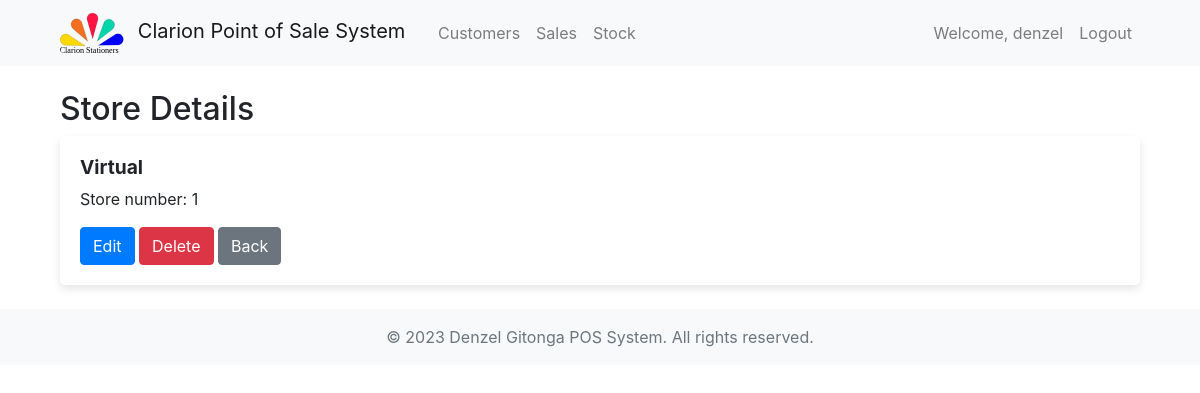
The app's page /inventory/store/detail/1/ (signed in) with its own data.
### accounts/models.py (models this page shows, shortened)
class User(AbstractBaseUser, PermissionsMixin):
    username = models.CharField(max_length=255, unique=True)
    email = models.EmailField(max_length=255, unique=True)
    store = models.ForeignKey(Store, on_delete=models.CASCADE, related_name='stores', null=True, blank=True)
    phone_number = models.CharField(max_length=20, blank=True, null=True)
    full_name = models.CharField(max_length=255, blank=True, null=True)
    is_staff = models.BooleanField(default=False)
    is_active = models.BooleanField(default=True)
    groups = models.ManyToManyField(
        'auth.Group',
        blank=True,
        related_name='myuser_set',
        related_query_name='user',
    )
    user_permissions = models.ManyToManyField(
        'auth.Permission',
        blank=True,
        related_name='myuser_set',
        related_query_name='user',
    )
    objects = UserManager()
    USERNAME_FIELD = 'username'
    REQUIRED_FIELDS = ['email']

### inventory/models.py (models this page shows, shortened)
class Store(models.Model):
    name = models.CharField(max_length=100)

### inventory/views.py (the view)
# urls.py: path('store/detail/<int:pk>/', views.store_detail, name='store_detail'),
@staff_member_required(login_url='accounts:login')
def store_detail(request, pk):
    store = get_object_or_404(Store, pk=pk)
    return render(request, 'admin/stores/store_detail.html', {'store': store})

### templates/admin/stores/store_detail.html (shortened to what this page needs)
{% extends 'common/base.html' %}
{% block content %}
  <div class="container">
    <h2>Store Details</h2>
    <div class="card">
      <div class="card-body">
        <h5 class="card-title">{{ store.name }}</h5>
        <p class="card-text">Store number: {{ store.id }}</p>
        <a href="{% url 'inventory:store_update' pk=store.pk %}" class="btn btn-primary">Edit</a>
        <a href="{% url 'inventory:store_delete' pk=store.pk %}" class="btn btn-danger">Delete</a>
        <a href="{% url 'inventory:store_list' %}" class="btn btn-secondary">Back</a>
      </div>
    </div>
  </div>
{% endblock %}

### templates/common/header.html (shortened to what this page needs)
{% load static %}
<header>
  <nav class="navbar navbar-expand-lg navbar-light bg-light">
      <div class="container">
        {% if user.is_authenticated and user.is_superuser %}
          <a class="navbar-brand col-md-2" href="{% url 'admin_dashboard:dashboard' %}">
              <img src="{% static 'images/logos/clarion_logo.svg' %}" alt="Logo" height="40" class="mr-2 rounded">
              Clarion Point of Sale System
          </a>
        {% endif %}
          <div class="collapse navbar-collapse justify-content-between col-md-8" id="navbarNav">
            {% if user.is_authenticated %}
              {% if user.is_superuser %}
                <ul class="navbar-nav">
                <li class="nav-item">
                  <a class="nav-link" href="{% url 'inventory:customers_list' %}">Customers</a>
                </li>
                <li class="nav-item">
                  <a class="nav-link" href="{% url 'sales:sales_list' %}">Sales</a>
                </li>
                <li class="nav-item">
                  <a class="nav-link" href="{% url 'inventory:store_stock' %}">Stock</a>
                </li>
                </ul>
                <ul class="navbar-nav ml-auto">
                  <li class="nav-item">
                    <a class="nav-link" href="#">
                      Welcome, {{ user.username }}
                    </a>
                  </li>
                  <li class="nav-item">
                    <a class="nav-link" href="{% url 'accounts:logout' %}">Logout</a>
                  </li>
                </ul>
              {% endif %}
            {% endif %}
          </div>
      </div>
  </nav>
</header>

### static/custom_css/styles.css (style rules this page uses)
.card { box-shadow: 0px 4px 8px rgba(0, 0, 0, 0.1); border: none; transition: 0.3s; border-radius: 5px; }
.card .card-title { font-size: 1.2rem; font-weight: bold; margin-bottom: 0.5rem; }
.card .card-text { font-size: 1rem; margin-bottom: 1rem; }

### records on screen
User: username "denzel"
Store: name "Virtual", id "1"
